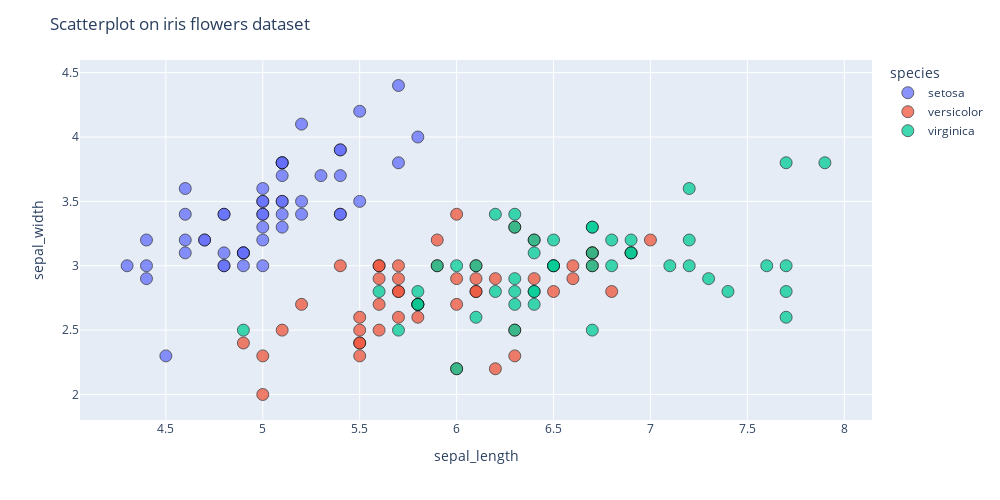

The code cell stored with this chart in its notebook:
### Code cell
# plotting scatterplot
fig = px.scatter(
  dataset, x="sepal_length", y="sepal_width", color='species',
)

# customize scatterplot
fig.update_traces(
  marker={
    "size" : 12,
    "opacity": 0.75,
    "line": {"width": 0.75, "color": "black"},
    "symbol": "circle"
  }
)

# customize layout
fig.update_layout(
  title="Scatterplot on iris flowers dataset",
  # xaxis_title="Petal length",
  # yaxis_title="Petal width",
  width=1000, height=500,
)

# show scatterplot
fig.show()

### Figure 1 — Plotly figure (JSON) as saved in the notebook; plotly's stock layout.template omitted (floating-point values rounded to 4 significant figures)
{"data": [{"hovertemplate": "species=setosa<br>sepal_length=%{x}<br>sepal_width=%{y}<extra></extra>", "legendgroup": "setosa", "marker": {"color": "#636efa", "line": {"color": "black", "width": 0.75}, "opacity": 0.75, "size": 12, "symbol": "circle"}, "mode": "markers", "name": "setosa", "orientation": "v", "showlegend": true, "type": "scatter", "x": [5.1, 4.9, 4.7, 4.6, 5, 5.4, 4.6, 5, 4.4, 4.9, 5.4, 4.8, 4.8, 4.3, 5.8, 5.7, 5.4, 5.1, 5.7, 5.1, 5.4, 5.1, 4.6, 5.1, 4.8, 5, 5, 5.2, 5.2, 4.7, 4.8, 5.4, 5.2, 5.5, 4.9, 5, 5.5, 4.9, 4.4, 5.1, 5, 4.5, 4.4, 5, 5.1, 4.8, 5.1, 4.6, 5.3, 5], "xaxis": "x", "y": [3.5, 3, 3.2, 3.1, 3.6, 3.9, 3.4, 3.4, 2.9, 3.1, 3.7, 3.4, 3, 3, 4, 4.4, 3.9, 3.5, 3.8, 3.8, 3.4, 3.7, 3.6, 3.3, 3.4, 3, 3.4, 3.5, 3.4, 3.2, 3.1, 3.4, 4.1, 4.2, 3.1, 3.2, 3.5, 3.1, 3, 3.4, 3.5, 2.3, 3.2, 3.5, 3.8, 3, 3.8, 3.2, 3.7, 3.3], "yaxis": "y"}, {"hovertemplate": "species=versicolor<br>sepal_length=%{x}<br>sepal_width=%{y}<extra></extra>", "legendgroup": "versicolor", "marker": {"color": "#EF553B", "line": {"color": "black", "width": 0.75}, "opacity": 0.75, "size": 12, "symbol": "circle"}, "mode": "markers", "name": "versicolor", "orientation": "v", "showlegend": true, "type": "scatter", "x": [7, 6.4, 6.9, 5.5, 6.5, 5.7, 6.3, 4.9, 6.6, 5.2, 5, 5.9, 6, 6.1, 5.6, 6.7, 5.6, 5.8, 6.2, 5.6, 5.9, 6.1, 6.3, 6.1, 6.4, 6.6, 6.8, 6.7, 6, 5.7, 5.5, 5.5, 5.8, 6, 5.4, 6, 6.7, 6.3, 5.6, 5.5, 5.5, 6.1, 5.8, 5, 5.6, 5.7, 5.7, 6.2, 5.1, 5.7], "xaxis": "x", "y": [3.2, 3.2, 3.1, 2.3, 2.8, 2.8, 3.3, 2.4, 2.9, 2.7, 2, 3, 2.2, 2.9, 2.9, 3.1, 3, 2.7, 2.2, 2.5, 3.2, 2.8, 2.5, 2.8, 2.9, 3, 2.8, 3, 2.9, 2.6, 2.4, 2.4, 2.7, 2.7, 3, 3.4, 3.1, 2.3, 3, 2.5, 2.6, 3, 2.6, 2.3, 2.7, 3, 2.9, 2.9, 2.5, 2.8], "yaxis": "y"}, {"hovertemplate": "species=virginica<br>sepal_length=%{x}<br>sepal_width=%{y}<extra></extra>", "legendgroup": "virginica", "marker": {"color": "#00cc96", "line": {"color": "black", "width": 0.75}, "opacity": 0.75, "size": 12, "symbol": "circle"}, "mode": "markers", "name": "virginica", "orientation": "v", "showlegend": true, "type": "scatter", "x": [6.3, 5.8, 7.1, 6.3, 6.5, 7.6, 4.9, 7.3, 6.7, 7.2, 6.5, 6.4, 6.8, 5.7, 5.8, 6.4, 6.5, 7.7, 7.7, 6, 6.9, 5.6, 7.7, 6.3, 6.7, 7.2, 6.2, 6.1, 6.4, 7.2, 7.4, 7.9, 6.4, 6.3, 6.1, 7.7, 6.3, 6.4, 6, 6.9, 6.7, 6.9, 5.8, 6.8, 6.7, 6.7, 6.3, 6.5, 6.2, 5.9], "xaxis": "x", "y": [3.3, 2.7, 3, 2.9, 3, 3, 2.5, 2.9, 2.5, 3.6, 3.2, 2.7, 3, 2.5, 2.8, 3.2, 3, 3.8, 2.6, 2.2, 3.2, 2.8, 2.8, 2.7, 3.3, 3.2, 2.8, 3, 2.8, 3, 2.8, 3.8, 2.8, 2.8, 2.6, 3, 3.4, 3.1, 3, 3.1, 3.1, 3.1, 2.7, 3.2, 3.3, 3, 2.5, 3, 3.4, 3], "yaxis": "y"}], "layout": {"height": 500, "legend": {"title": {"text": "species"}, "tracegroupgap": 0}, "margin": {"t": 60}, "title": {"text": "Scatterplot on iris flowers dataset"}, "width": 1000, "xaxis": {"anchor": "y", "domain": [0, 1], "title": {"text": "sepal_length"}}, "yaxis": {"anchor": "x", "domain": [0, 1], "title": {"text": "sepal_width"}}}}
